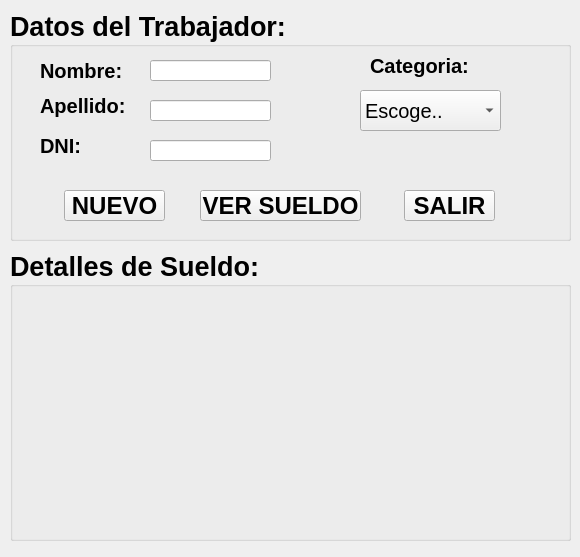
<?xml version="1.0" encoding="UTF-8"?>
<ui version="4.0">
 <class>MainWindow</class>
 <widget class="QMainWindow" name="MainWindow">
  <property name="geometry">
   <rect>
    <x>0</x>
    <y>0</y>
    <width>580</width>
    <height>557</height>
   </rect>
  </property>
  <property name="windowTitle">
   <string>Sueldo</string>
  </property>
  <widget class="QWidget" name="centralwidget">
   <widget class="QGroupBox" name="groupBox">
    <property name="geometry">
     <rect>
      <x>10</x>
      <y>10</y>
      <width>561</width>
      <height>231</height>
     </rect>
    </property>
    <property name="font">
     <font>
      <pointsize>20</pointsize>
      <weight>75</weight>
      <bold>true</bold>
     </font>
    </property>
    <property name="title">
     <string>Datos del Trabajador:</string>
    </property>
    <widget class="QLabel" name="label">
     <property name="geometry">
      <rect>
       <x>30</x>
       <y>50</y>
       <width>91</width>
       <height>21</height>
      </rect>
     </property>
     <property name="font">
      <font>
       <pointsize>15</pointsize>
      </font>
     </property>
     <property name="text">
      <string>Nombre:</string>
     </property>
    </widget>
    <widget class="QLineEdit" name="tnombre">
     <property name="geometry">
      <rect>
       <x>140</x>
       <y>50</y>
       <width>121</width>
       <height>21</height>
      </rect>
     </property>
     <property name="font">
      <font>
       <pointsize>15</pointsize>
       <italic>true</italic>
      </font>
     </property>
     <property name="alignment">
      <set>Qt::AlignCenter</set>
     </property>
    </widget>
    <widget class="QLabel" name="label_2">
     <property name="geometry">
      <rect>
       <x>360</x>
       <y>40</y>
       <width>111</width>
       <height>31</height>
      </rect>
     </property>
     <property name="font">
      <font>
       <pointsize>15</pointsize>
      </font>
     </property>
     <property name="text">
      <string>Categoria:</string>
     </property>
    </widget>
    <widget class="QComboBox" name="cbcategoria">
     <property name="geometry">
      <rect>
       <x>350</x>
       <y>80</y>
       <width>141</width>
       <height>41</height>
      </rect>
     </property>
     <property name="font">
      <font>
       <pointsize>15</pointsize>
       <weight>50</weight>
       <bold>false</bold>
      </font>
     </property>
     <item>
      <property name="text">
       <string>Escoge..</string>
      </property>
     </item>
     <item>
      <property name="text">
       <string>A</string>
      </property>
     </item>
     <item>
      <property name="text">
       <string>B</string>
      </property>
     </item>
     <item>
      <property name="text">
       <string>C</string>
      </property>
     </item>
     <item>
      <property name="text">
       <string>D</string>
      </property>
     </item>
     <item>
      <property name="text">
       <string>E</string>
      </property>
     </item>
     <item>
      <property name="text">
       <string>Otros..</string>
      </property>
     </item>
    </widget>
    <widget class="QLabel" name="label_3">
     <property name="geometry">
      <rect>
       <x>30</x>
       <y>80</y>
       <width>101</width>
       <height>31</height>
      </rect>
     </property>
     <property name="font">
      <font>
       <pointsize>15</pointsize>
      </font>
     </property>
     <property name="text">
      <string>Apellido:</string>
     </property>
    </widget>
    <widget class="QLineEdit" name="tapellido">
     <property name="geometry">
      <rect>
       <x>140</x>
       <y>90</y>
       <width>121</width>
       <height>21</height>
      </rect>
     </property>
     <property name="font">
      <font>
       <pointsize>15</pointsize>
       <italic>true</italic>
      </font>
     </property>
     <property name="alignment">
      <set>Qt::AlignCenter</set>
     </property>
    </widget>
    <widget class="QLabel" name="label_4">
     <property name="geometry">
      <rect>
       <x>30</x>
       <y>120</y>
       <width>101</width>
       <height>31</height>
      </rect>
     </property>
     <property name="font">
      <font>
       <pointsize>15</pointsize>
      </font>
     </property>
     <property name="text">
      <string>DNI:</string>
     </property>
    </widget>
    <widget class="QLineEdit" name="tdni">
     <property name="geometry">
      <rect>
       <x>140</x>
       <y>130</y>
       <width>121</width>
       <height>21</height>
      </rect>
     </property>
     <property name="font">
      <font>
       <pointsize>15</pointsize>
       <italic>true</italic>
      </font>
     </property>
     <property name="alignment">
      <set>Qt::AlignCenter</set>
     </property>
    </widget>
    <widget class="QPushButton" name="bnuevo">
     <property name="geometry">
      <rect>
       <x>54</x>
       <y>180</y>
       <width>101</width>
       <height>31</height>
      </rect>
     </property>
     <property name="font">
      <font>
       <pointsize>18</pointsize>
      </font>
     </property>
     <property name="text">
      <string>NUEVO</string>
     </property>
    </widget>
    <widget class="QPushButton" name="bsueldo">
     <property name="geometry">
      <rect>
       <x>190</x>
       <y>180</y>
       <width>161</width>
       <height>31</height>
      </rect>
     </property>
     <property name="font">
      <font>
       <pointsize>18</pointsize>
      </font>
     </property>
     <property name="text">
      <string>VER SUELDO</string>
     </property>
    </widget>
    <widget class="QPushButton" name="bsalir">
     <property name="geometry">
      <rect>
       <x>394</x>
       <y>180</y>
       <width>91</width>
       <height>31</height>
      </rect>
     </property>
     <property name="font">
      <font>
       <pointsize>18</pointsize>
      </font>
     </property>
     <property name="text">
      <string>SALIR</string>
     </property>
    </widget>
   </widget>
   <widget class="QGroupBox" name="groupBox_2">
    <property name="geometry">
     <rect>
      <x>10</x>
      <y>250</y>
      <width>561</width>
      <height>291</height>
     </rect>
    </property>
    <property name="font">
     <font>
      <pointsize>20</pointsize>
      <weight>75</weight>
      <bold>true</bold>
     </font>
    </property>
    <property name="title">
     <string>Detalles de Sueldo:</string>
    </property>
    <widget class="QLabel" name="lblarea">
     <property name="geometry">
      <rect>
       <x>20</x>
       <y>50</y>
       <width>521</width>
       <height>221</height>
      </rect>
     </property>
     <property name="font">
      <font>
       <pointsize>15</pointsize>
       <italic>true</italic>
      </font>
     </property>
     <property name="text">
      <string/>
     </property>
     <property name="alignment">
      <set>Qt::AlignCenter</set>
     </property>
    </widget>
   </widget>
  </widget>
 </widget>
 <resources/>
 <connections/>
</ui>
